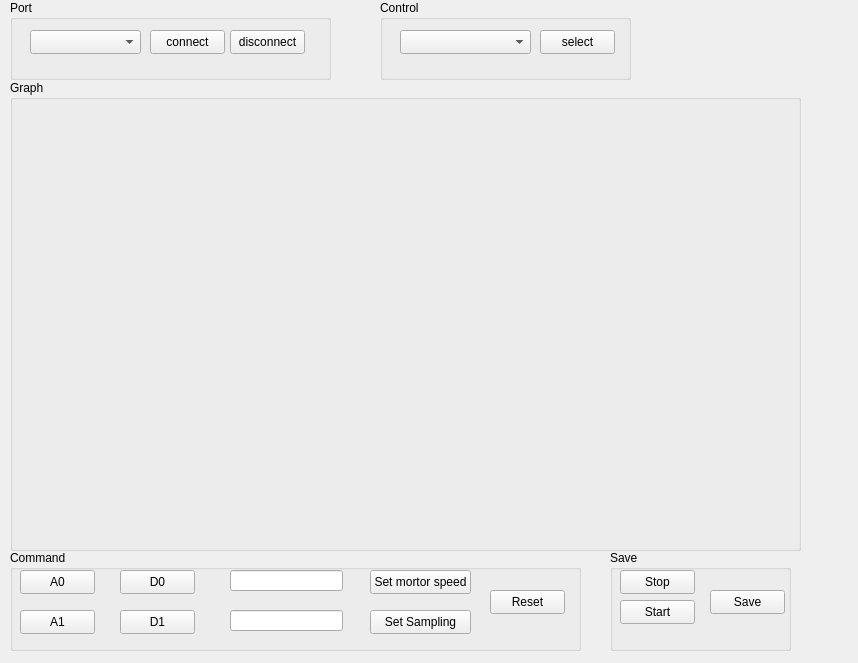
<?xml version="1.0" encoding="UTF-8"?>
<ui version="4.0">
 <class>formWidget</class>
 <widget class="QWidget" name="formWidget">
  <property name="geometry">
   <rect>
    <x>0</x>
    <y>0</y>
    <width>858</width>
    <height>663</height>
   </rect>
  </property>
  <property name="windowTitle">
   <string>Form</string>
  </property>
  <widget class="QGroupBox" name="port_groupBox">
   <property name="geometry">
    <rect>
     <x>10</x>
     <y>0</y>
     <width>321</width>
     <height>80</height>
    </rect>
   </property>
   <property name="title">
    <string>Port</string>
   </property>
   <widget class="QComboBox" name="port_select_comboBox">
    <property name="geometry">
     <rect>
      <x>20</x>
      <y>30</y>
      <width>111</width>
      <height>24</height>
     </rect>
    </property>
   </widget>
   <widget class="QPushButton" name="connect_Button">
    <property name="geometry">
     <rect>
      <x>140</x>
      <y>30</y>
      <width>75</width>
      <height>24</height>
     </rect>
    </property>
    <property name="text">
     <string>connect</string>
    </property>
   </widget>
   <widget class="QPushButton" name="disconnect_Button">
    <property name="geometry">
     <rect>
      <x>220</x>
      <y>30</y>
      <width>75</width>
      <height>24</height>
     </rect>
    </property>
    <property name="text">
     <string>disconnect</string>
    </property>
   </widget>
  </widget>
  <widget class="QGroupBox" name="graph_groupBox">
   <property name="geometry">
    <rect>
     <x>10</x>
     <y>80</y>
     <width>791</width>
     <height>471</height>
    </rect>
   </property>
   <property name="title">
    <string>Graph</string>
   </property>
   <widget class="QWidget" name="motorSpeed_widget" native="true">
    <property name="geometry">
     <rect>
      <x>20</x>
      <y>20</y>
      <width>751</width>
      <height>200</height>
     </rect>
    </property>
   </widget>
   <widget class="QWidget" name="current_widget" native="true">
    <property name="geometry">
     <rect>
      <x>20</x>
      <y>260</y>
      <width>751</width>
      <height>200</height>
     </rect>
    </property>
   </widget>
  </widget>
  <widget class="QGroupBox" name="command_groupBox">
   <property name="geometry">
    <rect>
     <x>10</x>
     <y>550</y>
     <width>571</width>
     <height>101</height>
    </rect>
   </property>
   <property name="title">
    <string>Command</string>
   </property>
   <widget class="QPushButton" name="a0_pushButton">
    <property name="geometry">
     <rect>
      <x>10</x>
      <y>20</y>
      <width>75</width>
      <height>24</height>
     </rect>
    </property>
    <property name="text">
     <string>A0</string>
    </property>
   </widget>
   <widget class="QPushButton" name="a1_pushButton">
    <property name="geometry">
     <rect>
      <x>10</x>
      <y>60</y>
      <width>75</width>
      <height>24</height>
     </rect>
    </property>
    <property name="text">
     <string>A1</string>
    </property>
   </widget>
   <widget class="QPushButton" name="d0_pushButton">
    <property name="geometry">
     <rect>
      <x>110</x>
      <y>20</y>
      <width>75</width>
      <height>24</height>
     </rect>
    </property>
    <property name="text">
     <string>D0</string>
    </property>
   </widget>
   <widget class="QPushButton" name="d1_pushButton">
    <property name="geometry">
     <rect>
      <x>110</x>
      <y>60</y>
      <width>75</width>
      <height>24</height>
     </rect>
    </property>
    <property name="text">
     <string>D1</string>
    </property>
   </widget>
   <widget class="QLineEdit" name="speed_lineEdit">
    <property name="geometry">
     <rect>
      <x>220</x>
      <y>20</y>
      <width>113</width>
      <height>21</height>
     </rect>
    </property>
   </widget>
   <widget class="QPushButton" name="speed_pushButton">
    <property name="geometry">
     <rect>
      <x>360</x>
      <y>20</y>
      <width>101</width>
      <height>24</height>
     </rect>
    </property>
    <property name="text">
     <string>Set mortor speed</string>
    </property>
   </widget>
   <widget class="QLineEdit" name="sampling_lineEdit">
    <property name="geometry">
     <rect>
      <x>220</x>
      <y>60</y>
      <width>113</width>
      <height>21</height>
     </rect>
    </property>
   </widget>
   <widget class="QPushButton" name="sampling_pushButton">
    <property name="geometry">
     <rect>
      <x>360</x>
      <y>60</y>
      <width>101</width>
      <height>24</height>
     </rect>
    </property>
    <property name="text">
     <string>Set Sampling</string>
    </property>
   </widget>
   <widget class="QPushButton" name="reset_pushButton">
    <property name="geometry">
     <rect>
      <x>480</x>
      <y>40</y>
      <width>75</width>
      <height>24</height>
     </rect>
    </property>
    <property name="text">
     <string>Reset</string>
    </property>
   </widget>
  </widget>
  <widget class="QGroupBox" name="control_groupBox">
   <property name="geometry">
    <rect>
     <x>380</x>
     <y>0</y>
     <width>251</width>
     <height>80</height>
    </rect>
   </property>
   <property name="title">
    <string>Control</string>
   </property>
   <widget class="QComboBox" name="control_comboBox">
    <property name="geometry">
     <rect>
      <x>20</x>
      <y>30</y>
      <width>131</width>
      <height>24</height>
     </rect>
    </property>
   </widget>
   <widget class="QPushButton" name="select_pushButton">
    <property name="geometry">
     <rect>
      <x>160</x>
      <y>30</y>
      <width>75</width>
      <height>24</height>
     </rect>
    </property>
    <property name="text">
     <string>select</string>
    </property>
   </widget>
  </widget>
  <widget class="QGroupBox" name="save_groupBox">
   <property name="geometry">
    <rect>
     <x>610</x>
     <y>550</y>
     <width>181</width>
     <height>101</height>
    </rect>
   </property>
   <property name="title">
    <string>Save</string>
   </property>
   <widget class="QPushButton" name="stop_pushButton">
    <property name="geometry">
     <rect>
      <x>10</x>
      <y>20</y>
      <width>75</width>
      <height>24</height>
     </rect>
    </property>
    <property name="text">
     <string>Stop</string>
    </property>
   </widget>
   <widget class="QPushButton" name="start_pushButton">
    <property name="geometry">
     <rect>
      <x>10</x>
      <y>50</y>
      <width>75</width>
      <height>24</height>
     </rect>
    </property>
    <property name="text">
     <string>Start</string>
    </property>
   </widget>
   <widget class="QPushButton" name="save_pushButton">
    <property name="geometry">
     <rect>
      <x>100</x>
      <y>40</y>
      <width>75</width>
      <height>24</height>
     </rect>
    </property>
    <property name="text">
     <string>Save</string>
    </property>
   </widget>
  </widget>
 </widget>
 <resources/>
 <connections/>
</ui>
